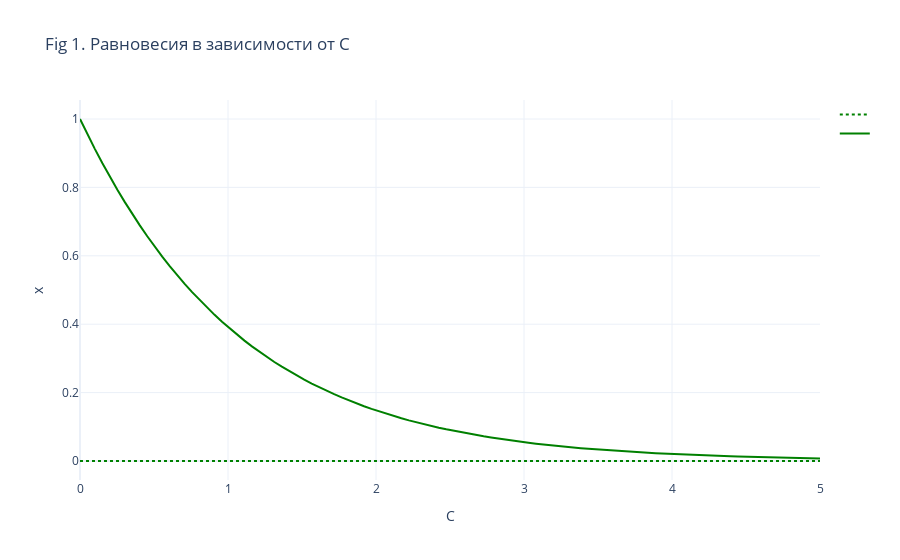

Here is the notebook cell this chart was saved with:
### Code cell
params = {s:0.1, b:1.0, ro:1}
#Norton-Simon hypothesis is negligible
an_sols = solve(dxdt.subs(params), x)
cs = []
xs =[]
sols_by_c = {}

fig = go.Figure()

cs = list(np.linspace(0,5,100))
for an_sol in an_sols:
    df = pd.DataFrame({"c":cs})    
    df['x'] = [float(an_sol.subs({C:c} | params)) for c in df.c]
    df = df[df.x >= 0]
    if df.empty: continue
    for cont_subsegment in get_attr_rep(df.c, df.x, cur_params):
        fig.add_trace(go.Scatter(x=[c for (c,_,_) in cont_subsegment],
                                 y=[x for (_,x,_) in cont_subsegment],
                                 mode="lines",
                                 name = "",
                                 line={"color":"green"}|get_line_mode(cont_subsegment)))

fig.update_layout(title="Fig 1. Равновесия в зависимости от С", template="plotly_white")
fig.update_layout(xaxis={"title": "C"}, yaxis={"title": "x"})
